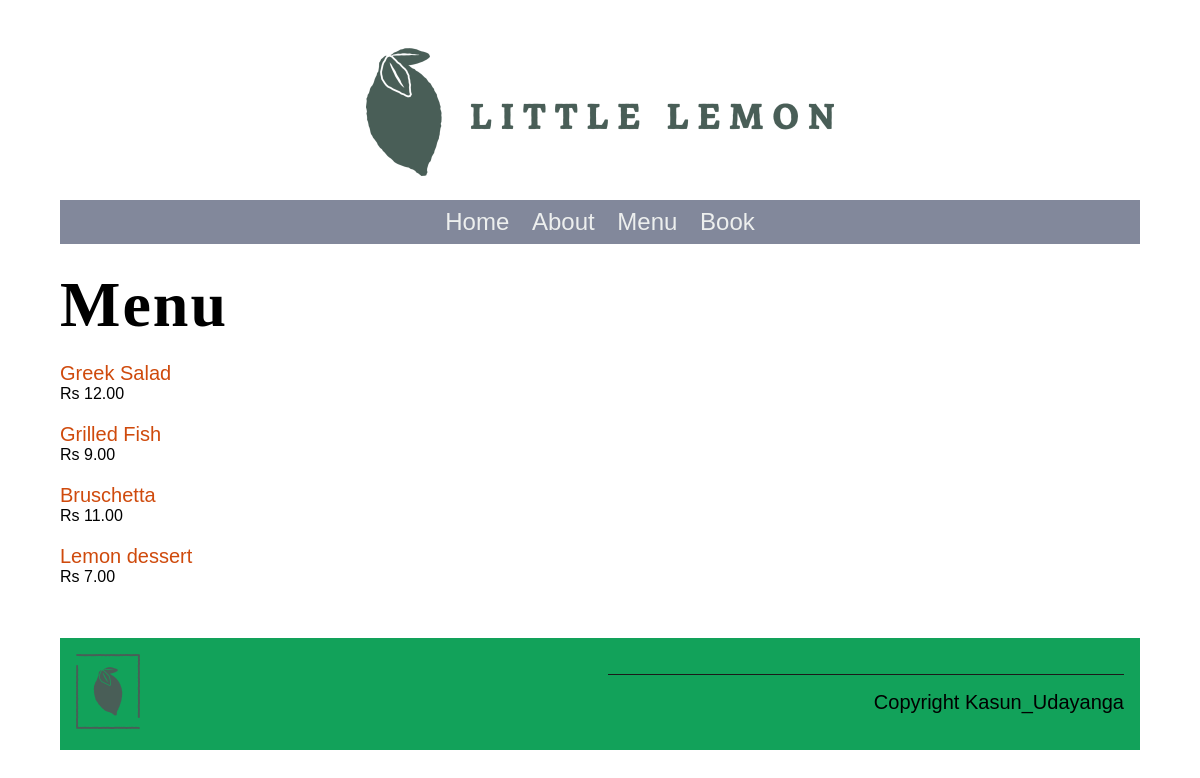
/menu/, run on an earlier commit of the app's database.
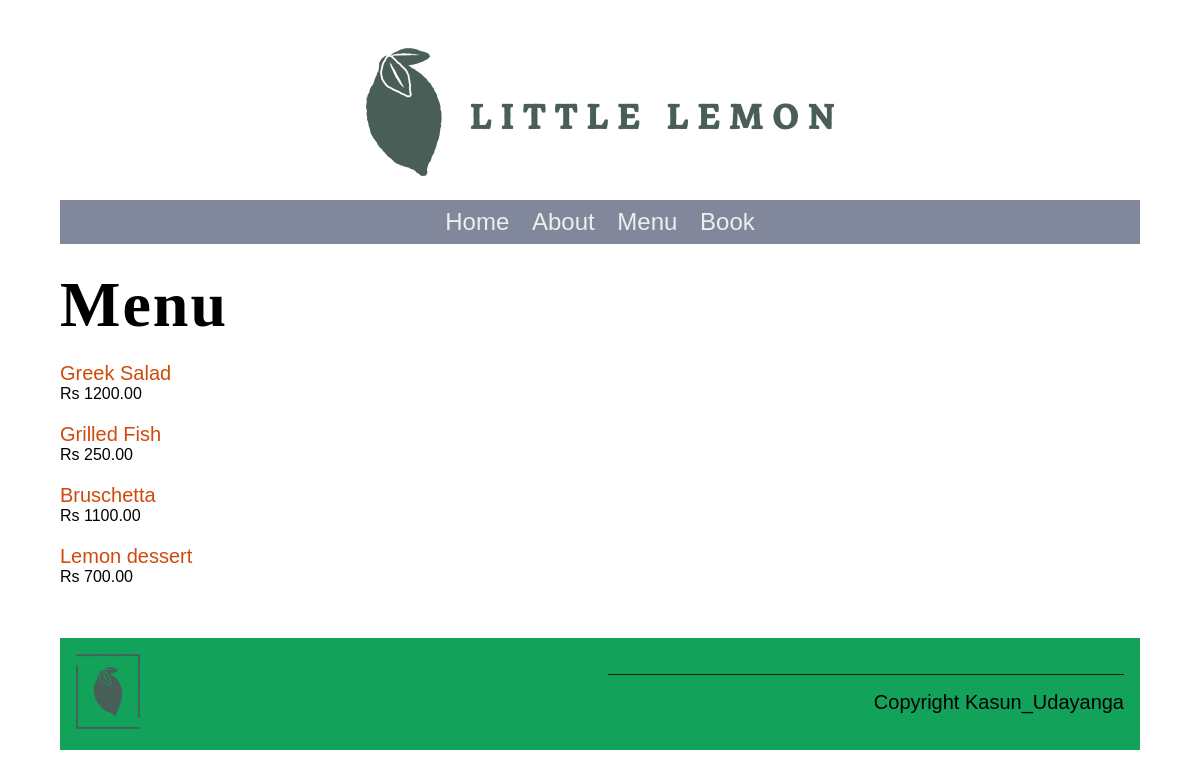
And on a later commit of the database.
### restaurant/models.py (models this page shows, shortened)
class Menu(models.Model):
   name = models.CharField(max_length=200)
   price = models.IntegerField(null=False)
   menu_item_description = models.TextField(max_length=400, default='')

### restaurant/views.py (the view)
# urls.py: path('menu/', views.menu, name="menu"),
def menu(request):
    menu_data = Menu.objects.all()
    main_data = {"menu": menu_data}
    return render(request, 'menu.html', {"menu": main_data})

### restaurant/templates/menu.html
{% extends 'base.html' %}
{% load static %}
{% block content %}
<h1>Menu</h1>
<div class="column">
    {% for item in menu.menu %}
    <p>
        <a href="{% url 'menu_item' pk=item.pk %}">
            {{ item.name }}
        </a>
        <span class="menu-price">
            Rs {{ item.price }}.00
        </span>
    </p>
    {% endfor %}
</div>
{% endblock %}

### restaurant/templates/base.html (shortened to what this page needs)
{% load static %}
<!DOCTYPE html>
<html lang="en">
  <head>
    <link
      rel="preload"
      as="style"
      href="{% static 'css/style.css' %}"
      onload="this.rel = 'stylesheet'"
    />
  </head>
  <body>
    {% include 'partials/_header.html' %}
    <main>{% block content %} {% endblock %}</main>
    {% include 'partials/_footer.html' %}
  </body>
</html>

### restaurant/templates/partials/_header.html
{% load static %}
<header>
  <img src="{% static 'img/logo.png' %}" />
</header>
<nav>
  <ul>
    <li><a href="{% url 'home' %}">Home</a></li>
    <li><a href="{% url 'about' %}">About</a></li>
    <li><a href="{% url 'menu' %}">Menu</a></li>
    <li><a href="{% url 'book' %}">Book</a></li>
  </ul>
</nav>

### restaurant/templates/partials/_footer.html
{% load static %}
<footer>
    <article>
        <img src="{% static 'img/logo_footer.png' %}" />
    </article>
    <article>
        <p>Copyright Kasun_Udayanga</p>
    </article>
</footer>

### restaurant/static/css/style.css (style rules this page uses)
body { font-family: 'Karla', sans-serif; margin-top: 3rem; margin-bottom: 3rem; margin-left: 5%; margin-right: 5%; }
h1, h2, h3, h4, h5, h6 { font-family: 'Markazi Text', serif; letter-spacing: 2px; }
h1 { font-size: 4rem; margin-top: 1.5rem; margin-bottom: 0; }
p, ul { font-size: 1.25rem; }
a { color: #cf4a0c; text-decoration: none; }
header img { display: block; margin-left: auto; margin-right: auto; max-width: 100%; height: auto; }
nav { background-color: hsl(226, 11%, 56%); margin-top: 1rem; margin-bottom: 1rem; margin-bottom: 0px; }
nav ul { list-style: none; font-size: 1.5rem; text-align: center; padding-inline-start: 0rem; margin-bottom: 0px; }
nav ul li { display: inline-block; margin: 0.5rem; }
nav ul a { color: #EDEFEE; text-decoration: none; }
article { flex:1; }
article img { max-width: 100%; }
footer { background-color: #12a25a; padding: 1rem; display: flex; gap: 2rem 1rem; }
footer img { max-width: 50%; }
footer p { border-top: #1c1a1a; border-style: solid; border-width: 0.1rem; border-bottom: none; border-left: none; border-right: none; text-align: right; padding-top: 1rem; }
.column { flex-basis: 50%; margin-bottom: 1rem; padding-bottom: 1rem; }
.menu-price { display: block; font-size: 1rem; }

What changed in the data, as far as the page shows it:
changed Menu "Greek Salad": price "12" → "1200"
changed Menu "Grilled Fish": price "9" → "250"
changed Menu "Bruschetta": price "11" → "1100"
changed Menu "Lemon dessert": price "7" → "700"
